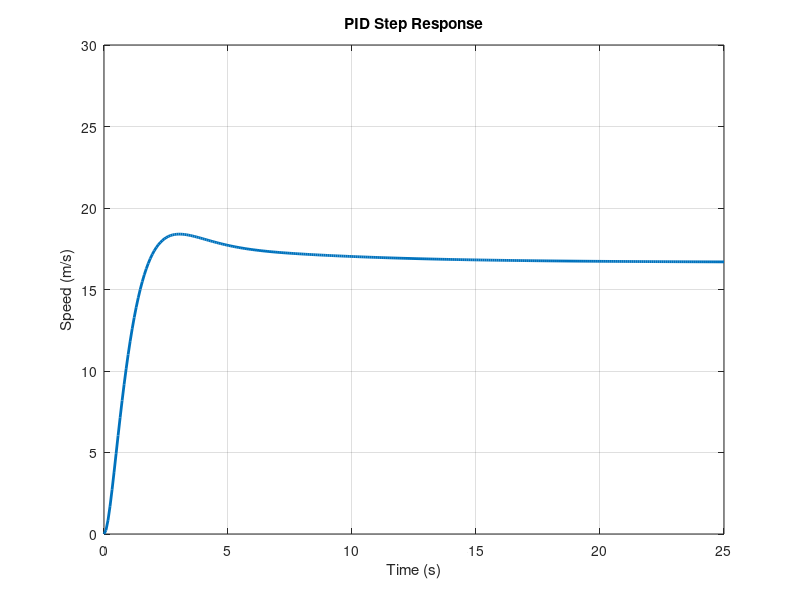

Recreate this plot in MATLAB. (Note: this script raises an error after producing the figure.)
clear all; close all; clc;

% syms s
% expand( (s + 0.0476)*(s + 1)*(s + 5) )
% s^3 + (15119*s^2)/2500 + (6607*s)/1250 + 119/500 = s^3 + 6.0476*s^2 + 5.2856*s + 0.238

% using pid controller
% Plant model
num = 2.4767;
den = [1 6.0476 5.2856 0.238];
G = tf(num, den);

% PID controller (from paper, ITSE optimized)
Kp = 2.8;
Ki = 0.4;
Kd = 2;
PID = pid(Kp, Ki, Kd);

% Closed-loop transfer function
T = feedback(PID * G, 1);

amp = 16.67; 
t_final = 25;

% Step input of 16.67 m/s (60 km/h)
[y, t] = step(amp * T, t_final);

% Steady-State Error (Ess)
y_final = y(end); % final value from simulation
r_final = amp; % desired reference
Ess = r_final - y_final;

fprintf("Final output y_final = %.6f m/s\n", y_final);
fprintf("Steady-state error Ess = %.10f m/s\n", Ess);

% plot Step Response
figure;
plot(t, y, 'LineWidth', 2);
grid on;
title('PID Step Response');
xlabel('Time (s)');
ylabel('Speed (m/s)');
ylim([0 30]);

% time response specs
disp("PID Step Response Metrics:");
stepinfo(y, t)